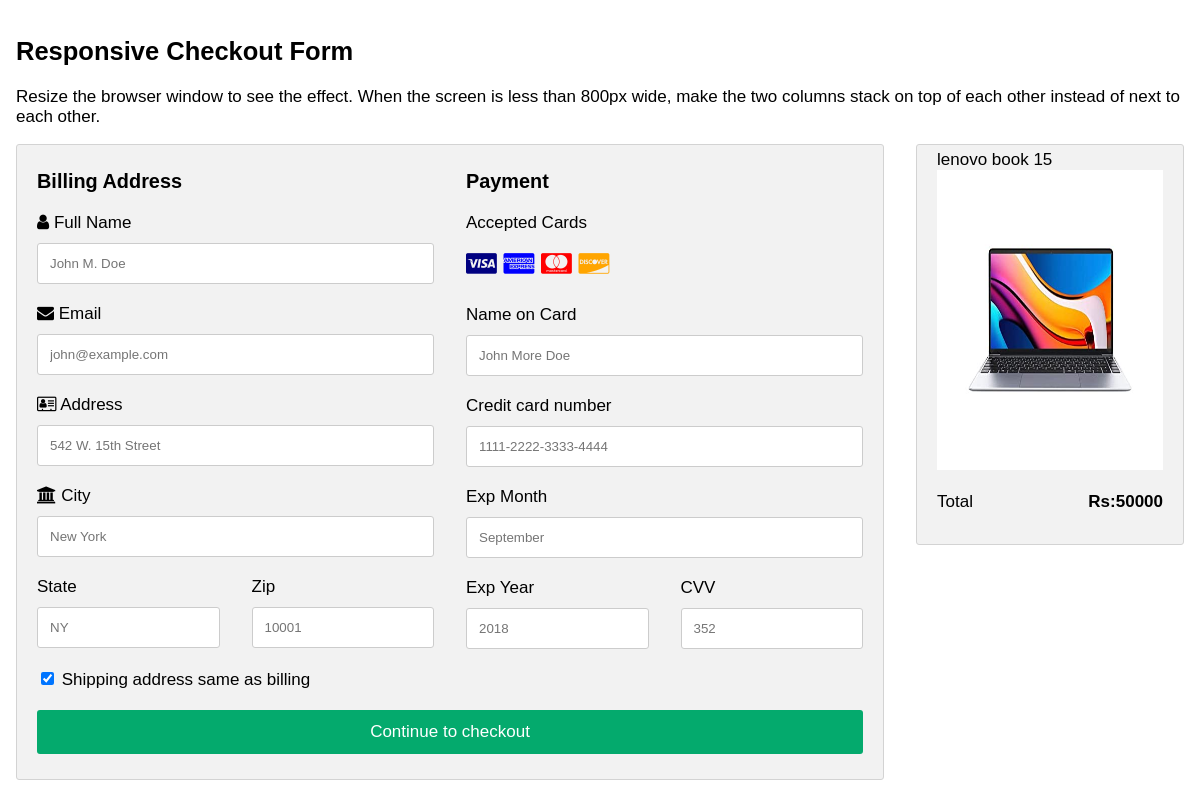
The page /orders/add/1 (signed in) on the database its author committed.
### store/models.py (models this page shows, shortened)
class Carts(models.Model):
    product=models.ForeignKey(Products,on_delete=models.CASCADE)
    user=models.ForeignKey(User,on_delete=models.CASCADE)
    created_date=models.DateTimeField(auto_now_add=True)
    options=(
        ("in-cart","in-cart"),
        ("order-placed","order-placed"),
        ("cancelled","cancelled")
    )
    status=models.CharField(max_length=200,choices=options,default="in-cart")
    qty=models.PositiveIntegerField(default=1)

class Products(models.Model):
    product_name=models.CharField(max_length=200)
    category=models.ForeignKey(Category,on_delete=models.CASCADE)
    description=models.CharField(max_length=200)
    price=models.PositiveIntegerField()
    is_active=models.BooleanField(default=True)
    image=models.ImageField(upload_to="images",null=True,blank=True)

### customer/views.py (the view, shortened to what this page needs)
# urls.py: path("orders/add/<int:id>",views.MakeOrderView.as_view(),name="create-order"),
@method_decorator(signin_required,name="dispatch")
class MakeOrderView(View):
    def get(self,request,*args,**kwargs):
        id=kwargs.get("id")
        qs=Carts.objects.get(id=id)
        return render(request,"checkout.html",{"cart":qs})

### customer/context_processors.py (called while the page is built)
def cart_count(request):
    if request.user.is_authenticated:
        cnt=Carts.objects.filter(user=request.user,status="in-cart").count()
    else:
        cnt=0
    return {"count":cnt}

### customer/views.py (called while the page is built)
def signin_required(fn):
    def wrapper(request,*args,**kwrags):
        if not request.user.is_authenticated:
            messages.error(request,"invalid session")
            return redirect("signin")
        else:
            return fn(request,*args,**kwrags)
    return wrapper

### customer/templates/checkout.html (shortened to what this page needs)
<!DOCTYPE html>
<html>
<head>
<link rel="stylesheet" href="https://cdnjs.cloudflare.com/ajax/libs/font-awesome/4.7.0/css/font-awesome.min.css">
</head>
<body>
<h2>Responsive Checkout Form</h2>
<p>Resize the browser window to see the effect. When the screen is less than 800px wide, make the two columns stack on top of each other instead of next to each other.</p>
<div class="row">
  <div class="col-75">
    <div class="container">
      <form action="" method="post">
        <div class="row">
          <div class="col-50">
            <h3>Billing Address</h3>
            <label for="fname"><i class="fa fa-user"></i> Full Name</label>
            <input type="text" id="fname" name="firstname" placeholder="John M. Doe">
            <label for="email"><i class="fa fa-envelope"></i> Email</label>
            <input type="text" id="email" name="email" placeholder="john@example.com">
            <label for="adr"><i class="fa fa-address-card-o"></i> Address</label>
            <input type="text" id="adr" name="address" placeholder="542 W. 15th Street">
            <label for="city"><i class="fa fa-institution"></i> City</label>
            <input type="text" id="city" name="city" placeholder="New York">
            <div class="row">
              <div class="col-50">
                <label for="state">State</label>
                <input type="text" id="state" name="state" placeholder="NY">
              </div>
              <div class="col-50">
                <label for="zip">Zip</label>
                <input type="text" id="zip" name="zip" placeholder="10001">
              </div>
            </div>
          </div>
          <div class="col-50">
            <h3>Payment</h3>
            <label for="fname">Accepted Cards</label>
            <div class="icon-container">
              <i class="fa fa-cc-visa" style="color:navy;"></i>
              <i class="fa fa-cc-amex" style="color:blue;"></i>
              <i class="fa fa-cc-mastercard" style="color:red;"></i>
              <i class="fa fa-cc-discover" style="color:orange;"></i>
            </div>
            <label for="cname">Name on Card</label>
            <input type="text" id="cname" name="cardname" placeholder="John More Doe">
            <label for="ccnum">Credit card number</label>
            <input type="text" id="ccnum" name="cardnumber" placeholder="1111-2222-3333-4444">
            <label for="expmonth">Exp Month</label>
            <input type="text" id="expmonth" name="expmonth" placeholder="September">
            <div class="row">
              <div class="col-50">
                <label for="expyear">Exp Year</label>
                <input type="text" id="expyear" name="expyear" placeholder="2018">
              </div>
              <div class="col-50">
                <label for="cvv">CVV</label>
                <input type="text" id="cvv" name="cvv" placeholder="352">
              </div>
            </div>
          </div>
        </div>
        <label>
          <input type="checkbox" checked="checked" name="sameadr"> Shipping address same as billing
        </label>
        <input type="submit" value="Continue to checkout" class="btn">
      </form>
    </div>
  </div>
  <div class="col-25">
    <div class="container">
      {{cart.product.product_name}}
      {%if cart.product.image%}
        <img src="{{cart.product.image.url}} " alt="" width="100%" height="300px">
      {%endif%}
      <p>Total <span class="price" style="color:black"><b>Rs:{{cart.product.price}} </b></span></p>
    </div>
  </div>
</div>
</body>
</html>

### customer/templates/checkout.html (style rules this page uses)
body { font-family: Arial; font-size: 17px; padding: 8px; }
* { box-sizing: border-box; }
.row { display: -ms-flexbox; display: flex; -ms-flex-wrap: wrap; flex-wrap: wrap; margin: 0 -16px; }
.col-25 { -ms-flex: 25%; flex: 25%; }
.col-50 { -ms-flex: 50%; flex: 50%; }
.col-75 { -ms-flex: 75%; flex: 75%; }
.col-25, .col-50, .col-75 { padding: 0 16px; }
.container { background-color: #f2f2f2; padding: 5px 20px 15px 20px; border: 1px solid lightgrey; border-radius: 3px; }
input[type=text] { width: 100%; margin-bottom: 20px; padding: 12px; border: 1px solid #ccc; border-radius: 3px; }
label { margin-bottom: 10px; display: block; }
.icon-container { margin-bottom: 20px; padding: 7px 0; font-size: 24px; }
.btn { background-color: #04AA6D; color: white; padding: 12px; margin: 10px 0; border: none; width: 100%; border-radius: 3px; cursor: pointer; font-size: 17px; }
span.price { float: right; color: grey; }

### rows shown on the page
Carts: product.product_name "lenovo book 15", product.image (picture), product.price "50000"
